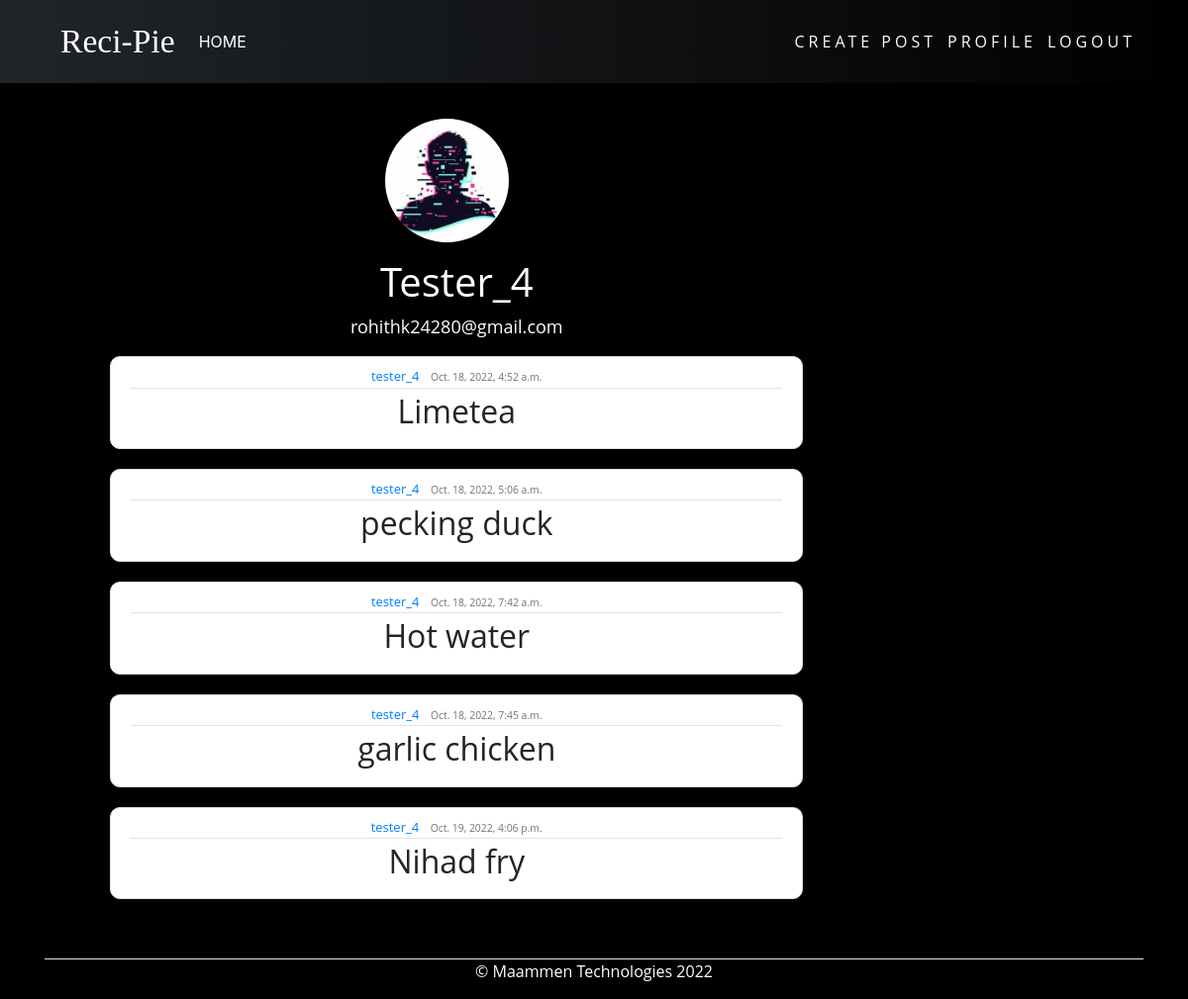
/profil/tester_4/, run on the app's committed database.
### users/models.py (models this page shows, shortened)
class Profile(models.Model):
    user = models.OneToOneField(User, on_delete=models.CASCADE)
    image = models.ImageField(default='default.jpg', upload_to='profile_pics')

### blog/models.py (models this page shows)
class Recipe(models.Model):
    name = models.CharField(max_length=200)
    date_posted = models.DateTimeField(default=timezone.now)
    author = models.ForeignKey(User, on_delete=models.CASCADE)
    ingredients = models.CharField(max_length=200)

### blog/views.py (the view)
# urls.py: path('profil/<str:username>/',view=views.prof,name="pro"),
def prof(request,username):
    user = User.objects.get(username=username)
    posts = Recipe.objects.filter(author=user)
    check = RecipeInstruction.objects.all()
    context = {"user":user,"posts":posts, "posts":posts}
    return render(request, 'blog/profil.html',context)

### blog/templates/blog/profil.html
{% extends 'blog/base.html' %}
{% block content %}
{% load crispy_forms_tags %}
    <link rel="stylesheet" href="https://cdnjs.cloudflare.com/ajax/libs/font-awesome/4.7.0/css/font-awesome.min.css">
    <div class="cardd">
      <div class="m-b-25"> <img class="rounded-circle account-img" id="profile-img" src="{{ user.profile.image.url }}" class="img-radius" alt="User-Profile-Image"> </div>
      <h1 id="profile-h1">{{user.username|title}}</h1>
      <p class="title" style="color: white;">{{user.email}}</p>
      {% for posts in posts %}
        <article class="media content-section">
            <div class="media-body">
              <div class="article-metadata">
                <a class="mr-2" href="#">{{ posts.author }}</a>
                <small class="text-muted">{{ posts.date_posted }}</small>
              </div>
              <h2><a class="article-title" href="{% url 'playss' posts.id %}">{{ posts.name }}</a></h2>
            </div>
            <br>
          </article>
    {% endfor  %}
    </div>
{% endblock content %}

### blog/static/blog/main.css (style rules this page uses)
.h1, h2, h3, h4, h5, h6, p { color: #212529; font-family: 'Open Sans', sans-serif; }
.content-section { background: rgb(255, 255, 255); border-radius: 20px; padding: 10px 20px; border: 1px solid #dddddd; border-radius: 10px; margin-bottom: 20px; }
.article-title { color: #212529; }
.article-metadata { font-family: 'Open Sans', sans-serif; padding-bottom: 1px; margin-bottom: 4px; font-size: 13px; border-bottom: 1px solid #e3e3e3 }
.account-img { height: 125px; width: 125px; margin-right: 20px; margin-bottom: 16px; }
.cardd { box-shadow: 0 4px 18px 0 rgba(0, 0, 0, 0.849); max-width: 700px; margin: auto; text-align: center; border-radius: 30px; }
#profile-h1 { color: rgb(255, 255, 255); font-family: 'Open Sans', sans-serif; }
.title { font-family: 'Open Sans', sans-serif; color: #212529; font-size: 18px; }
#profile-img { margin-top: 20px; box-shadow: 0 14px 18px 0 rgba(0, 0, 0, 0.486); border-radius: 50px; }

### data on the page
Recipe: author "tester_4", date_posted "Oct. 18, 2022, 4:52 a.m.", name "Limetea"
Recipe: author "tester_4", date_posted "Oct. 18, 2022, 5:06 a.m.", name "pecking duck"
Recipe: author "tester_4", date_posted "Oct. 18, 2022, 7:42 a.m.", name "Hot water"
Recipe: author "tester_4", date_posted "Oct. 18, 2022, 7:45 a.m.", name "garlic chicken"
Recipe: author "tester_4", date_posted "Oct. 19, 2022, 4:06 p.m.", name "Nihad fry"

### other printed values
{{ user.username|title }} "Tester_4"
{{ user.email }} "rohithk24280@gmail.com"
